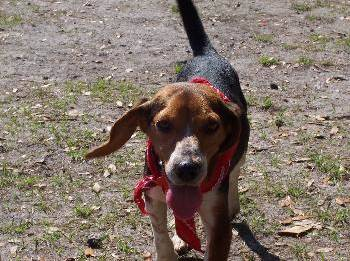
#> input picture 2.jpg, 350 x 261 px
$ python CNN_scratch.py 2.jpg
#> lines starting #> are read from the running program, lines starting #| are printed output that depends on the picture
### conv2.py
import numpy as np
import cv2
import sys
import matplotlib.pyplot as plt


def convolution_layer(image,kernel,pad="SAME",strides=1):
    size_image=image.shape[0]
    z=kernel
    size_kernel=z.shape[0]
    if pad=="SAME":
        padding=int((size_kernel-1)/2)
    elif pad=="VALID":
        padding=0

    i=image
    f=np.zeros([size_kernel,size_kernel])
    size_output=int((size_image+(2*padding)-size_kernel)/strides)+1
    r=np.zeros([size_output,size_output])

    #adding padding to image
    new_matrix_size=size_image+2*padding
    new_matrix=np.zeros([new_matrix_size,new_matrix_size])
    new_matrix+=1

    for m in range(padding):
        for n in range(new_matrix_size):
            new_matrix[m,n]=0
            new_matrix[new_matrix_size-(m+1),n]=0
    for n in range(padding):
        for m in range(new_matrix_size):
            new_matrix[m,n]=0
            new_matrix[m,new_matrix_size-(n+1)]=0

    for m in range(padding,new_matrix_size-padding):
        for n in range(padding,new_matrix_size-padding):
            new_matrix[m,n]=i[m-padding,n-padding]

    #inverting kernal
    for o in range(size_kernel):
        for p in range(size_kernel):
            f[o][p]=z[(size_kernel-1)-o][(size_kernel-1)-p]


    strd_t1=0
    strd_t2=0

    if strides>=2 and pad=="VALID":
        for m in range(new_matrix_size):
            if m>(size_output-1):
                break
            strd_t2=0
            for n in range(new_matrix_size):
                if n>(size_output-1):
                    continue
                for u in range(size_kernel):
                    for v in range(size_kernel):
                        r[m,n]+=f[u,v]*new_matrix[u+m+strd_t1,v+n+strd_t2]
                if strd_t2<strides:
                    strd_t2+=1
                else:
                    strd_t2=strides
            if strd_t1<strides:
                strd_t1+=1
            else:
                strd_t1=strides
        return r

    for m in range(new_matrix_size):
        if m>(size_output-1):
            break
        # strd_t2=0
        for n in range(new_matrix_size):
            if n>(size_output-1):
                continue
            for u in range(size_kernel):
                for v in range(size_kernel):
                    r[m,n]+=f[u,v]*new_matrix[u+m+strd_t1,v+n+strd_t2]
            strd_t2=(strides-1)
        strd_t1=(strides-1)
    return r


# [13 lines of commented-out code are left out]

### relu.py
import numpy as np

z=np.array([[0,2,3],
            [4,-5,6],
            [7,8,-9]])

def relu(x):
    for o in range(x.shape[0]):
        for p in range(x.shape[1]):
            if x[o,p]<0:
                x[o,p]=0
    return x

# [8 lines left out: function derivative_relu, not called in this run]


# print(relu(z))

### polling.py
import numpy as np

def max_pool(x,ksize=2,pad="VALID",strides=2):
    if pad=="SAME":
        padding=int((ksize-1)/2)
        # tt=x.shape[0]*(strides-1)+ksize-strides
        # padding=int(tt/2)
    elif pad=="VALID":
        padding=0
    strd_t1=0
    strd_t2=0
    size_output=int((x.shape[0]+(2*padding)-ksize)/strides)+1
    r=np.zeros([size_output,size_output])
    # print(size_output)

    #add padding
    new_matrix_size=x.shape[0]+2*padding
    new_matrix=np.zeros([new_matrix_size,new_matrix_size])
    new_matrix+=1

    for m in range(padding):
        for n in range(new_matrix_size):
            new_matrix[m,n]=0
            new_matrix[new_matrix_size-(m+1),n]=0
    for n in range(padding):
        for m in range(new_matrix_size):
            new_matrix[m,n]=0
            new_matrix[m,new_matrix_size-(n+1)]=0

    for m in range(padding,new_matrix_size-padding):
        for n in range(padding,new_matrix_size-padding):
            new_matrix[m,n]=x[m-padding,n-padding]
    # print(new_matrix)

    for m in range(x.shape[0]):
        if m>(size_output-1):
            break
        strd_t2=0
        for n in range(x.shape[1]):
            if n>(size_output-1):
                continue
            for u in range(ksize):
                for v in range(ksize):
                    if r[m,n]<new_matrix[u+m+strd_t1,v+n+strd_t2]:
                        r[m,n]=new_matrix[u+m+strd_t1,v+n+strd_t2]
            if strd_t2<strides:
                strd_t2+=1
            else:
                strd_t2=strides
        if strd_t1<strides:
            strd_t1+=1
        else:
            strd_t1=strides
    return r

def avg_pool(x,ksize=2,pad="VALID",strides=2):
    if pad=="SAME":
        padding=int((ksize-1)/2)
    elif pad=="VALID":
        padding=0
    strd_t1=0
    strd_t2=0
    size_output=int((x.shape[0]+(2*padding)-ksize)/strides)+1
    r=np.zeros([size_output,size_output])

    #add padding
    new_matrix_size=x.shape[0]+2*padding
    new_matrix=np.zeros([new_matrix_size,new_matrix_size])
    new_matrix+=1

    for m in range(padding):
        for n in range(new_matrix_size):
            new_matrix[m,n]=0
            new_matrix[new_matrix_size-(m+1),n]=0
    for n in range(padding):
        for m in range(new_matrix_size):
            new_matrix[m,n]=0
            new_matrix[m,new_matrix_size-(n+1)]=0

    for m in range(padding,new_matrix_size-padding):
        for n in range(padding,new_matrix_size-padding):
            new_matrix[m,n]=x[m-padding,n-padding]

    for m in range(x.shape[0]):
        if m>(size_output-1):
            break
        strd_t2=0
        for n in range(x.shape[1]):
            if n>(size_output-1):
                continue
            for u in range(ksize):
                for v in range(ksize):
                    r[m,n]+=new_matrix[u+m+strd_t1,v+n+strd_t2]
            r[m,n]=r[m,n]/(ksize*2)
            if strd_t2<strides:
                strd_t2+=1
            else:
                strd_t2=strides
        if strd_t1<strides:
            strd_t1+=1
        else:
            strd_t1=strides
    return r


# a=np.array([[1,2,3,4,5,6],
#             [7,8,9,10,11,12],
#             [13,14,15,16,17,18],
#             [19,20,21,22,23,24],
#             [25,26,27,28,29,30],
#             [31,32,33,34,35,36]])
# print(max_pool(a))
# print(avg_pool(a))

### CNN_scratch.py
import conv2 as c
import relu
import polling
import cv2
import sys
import numpy as np

x=cv2.imread(sys.argv[1])
#> x is the input picture: shape (261, 350, 3); mean B, G, R 107.7, 118.2, 131.9
x=cv2.resize(x,(256,256))
#> x: shape (256, 256, 3)
z=cv2.cvtColor(x,cv2.COLOR_BGR2GRAY)
k=np.array([[-1,-1,-1],[-1,8,-1],[-1,-1,-1]])
r=c.convolution_layer(z,k)
#> after the loop in convolution_layer, `for m in range(padding,new_matrix_size-padding):`:
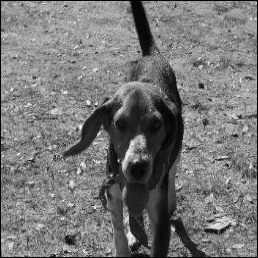
#> new_matrix: shape (258, 258) float64; min 0, max 250, mean 119.1
#> after the loop in convolution_layer, `for m in range(new_matrix_size):`:
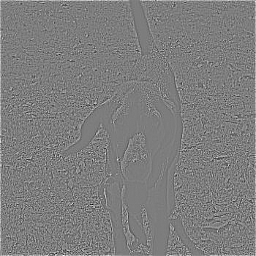
#> r: shape (256, 256) float64; min -1081, max 1116, mean 6.1; drawn with min black and max white
cv2.imwrite("conv2.jpg",r)
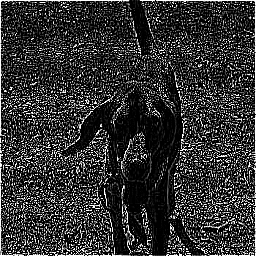
#> saved as conv2.jpg: shape (256, 256); min 0, max 255, mean 51.5
s=relu.relu(r)
#> after the loop in relu, `for o in range(x.shape[0]):`:
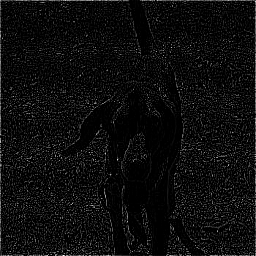
#> x: shape (256, 256) float64; min 0, max 1116, mean 58.1; drawn with min black and max white
p=polling.max_pool(s)
print(p.shape)
#| (128, 128)
cv2.imwrite("polling.jpg",p)
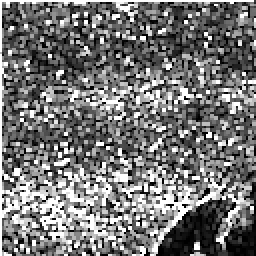
#> saved as polling.jpg: shape (128, 128) (shown 2 times larger); min 0, max 255, mean 117.8
p2=polling.avg_pool(s)
#> after the loop in avg_pool, `for m in range(x.shape[0]):`:
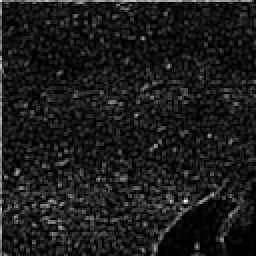
#> r: shape (128, 128) float64 (shown 2 times larger); min 0, max 456.2, mean 50.5; drawn with min black and max white
cv2.imwrite("avg_pool.jpg",p2)
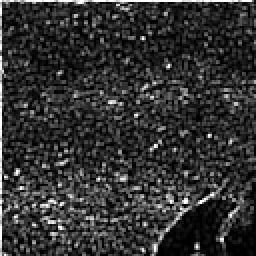
#> saved as avg_pool.jpg: shape (128, 128) (shown 2 times larger); min 0, max 255, mean 50.2
